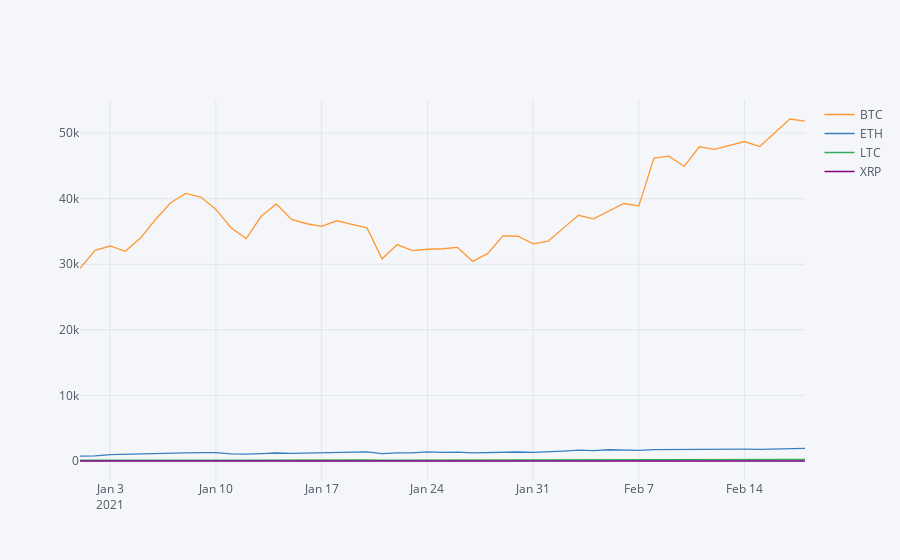

Notebook cell for this chart:
### Markdown cell above
PRICE COMPARISONS

### Code cell
crippi = crips.xs(key='Close', axis=1, level='INFO').loc['2021-01-01':'2021-02-18']

crippi.iplot(kind='line')
